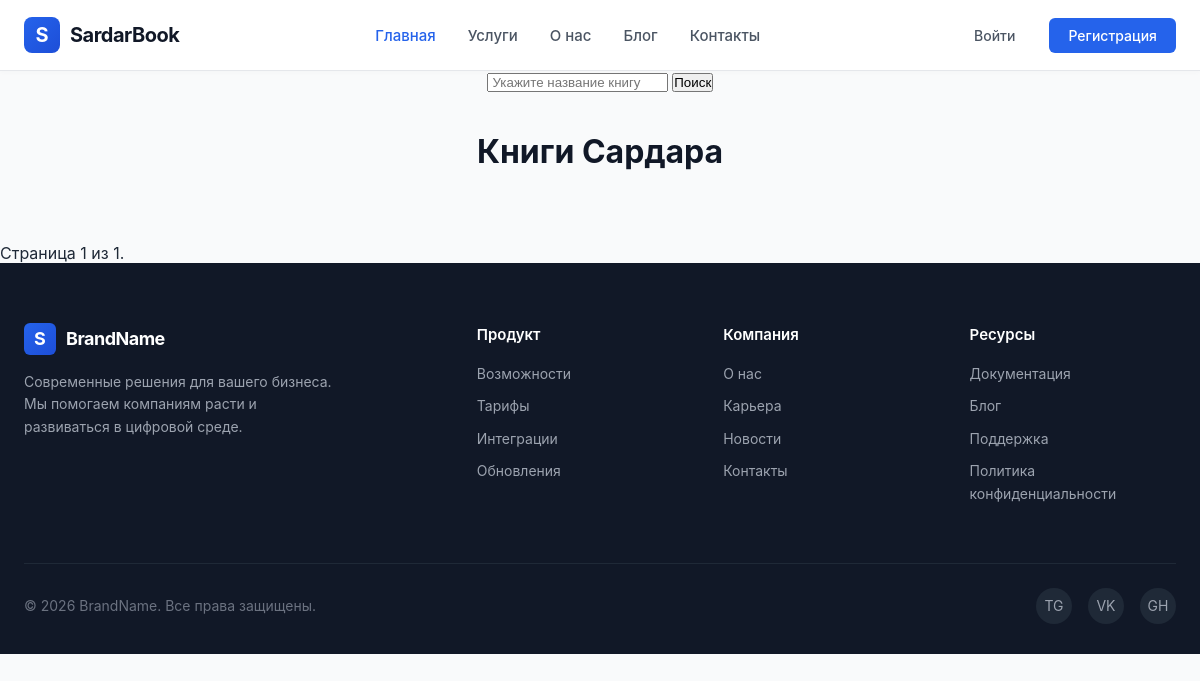
Page /book_list/ on the earlier database version.
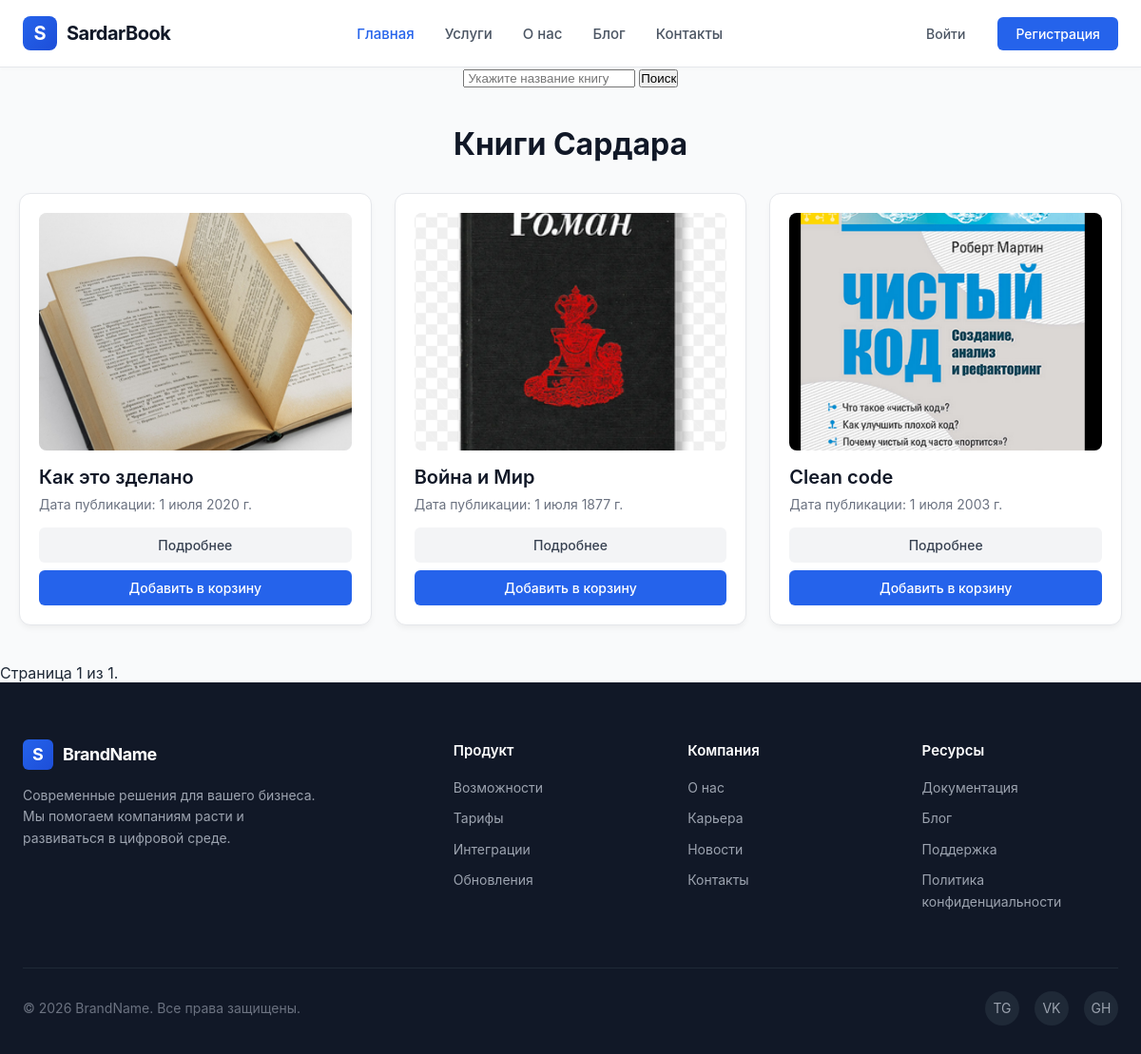
Same page on the later database version.
### book/models.py (models this page shows, shortened)
class Book(models.Model):
    image = models.ImageField(upload_to='books/', null=True, blank=True)
    title = models.CharField(max_length=200)
    author = models.CharField(max_length=150)
    genre = models.CharField(max_length=100)
    publisher = models.CharField(max_length=150)
    pages = models.PositiveIntegerField()
    price = models.DecimalField(max_digits=8, decimal_places=2)
    publication_date = models.DateField()
    description = models.TextField()
    views = models.PositiveIntegerField(default=0, null=True)

### book/views.py (the view)
# urls.py: path('book_list/', views.book_list_view),
def book_list_view(request):
    if request.method == 'GET':
        book_list = models.Book.objects.all().order_by('-id')
        paginator = Paginator(book_list, 3)
        page = request.GET.get('page')
        page_obj = paginator.get_page(page)
    return render(request, 'book_list.html', {'book_list': page_obj})

### templates/book_list.html (shortened to what this page needs)
{% include 'header.html' %}
<center>
<form action="/search/" method="GET">
    <input type="search" name="s" placeholder=" Укажите название книгу">
    <button type="submit">Поиск</button>
</form>
</center>
<main class="container">
    <h1 class="page-title">Книги Сардара</h1>
    <div class="book-grid">
        {% for i in book_list %}
        <article class="book-card">
            <div class="book-content">
                <div class="book-image-wrapper">
                    <img class="book-image" src="{{ i.image.url }}" alt="{{ i.title }}">
                </div>
                <h2 class="book-title">{{ i.title }}</h2>
                <p class="book-date">Дата публикации: {{ i.publication_date }}</p>
            </div>
            <div class="book-actions">
                <a href="/book_list/{{ i.id }}/" class="btn-detail">Подробнее</a>
                <a href="/basket/create/{{ i.id }}/" class="btn-cart">Добавить в корзину</a>
            </div>
        </article>
        {% endfor %}
    </div>
</main>
<div class="pagination">
        <span class="step-links">
            <span class="current">
                Страница {{ book_list.number }} из {{ book_list.paginator.num_pages }}.
            </span>
        </span>
    </div>
{% include 'footer.html' %}

### templates/header.html (shortened to what this page needs)
<!DOCTYPE html>
<html lang="ru">
<head>
</head>
<body>
    <header class="site-header">
        <div class="header-container">
            <a href="#" class="logo-area">
                <div class="logo-icon">S</div>
                <span class="logo-text">SardarBook</span>
            </a>
            <nav>
                <ul class="main-nav">
                    <li><a href="#" class="nav-link active">Главная</a></li>
                    <li><a href="#" class="nav-link">Услуги</a></li>
                    <li><a href="#" class="nav-link">О нас</a></li>
                    <li><a href="#" class="nav-link">Блог</a></li>
                    <li><a href="#" class="nav-link">Контакты</a></li>
                </ul>
            </nav>
            <div class="header-actions">
                <a href="#" class="btn btn-ghost">Войти</a>
                <a href="#" class="btn btn-primary">Регистрация</a>
            </div>
        </div>
    </header>
</body>
</html>

### templates/footer.html (shortened to what this page needs)
<!DOCTYPE html>
<html lang="ru">
<head>
</head>
<body>
    <footer class="site-footer">
        <div class="footer-container">
            <div class="footer-top">
                <div class="footer-brand">
                    <a href="#" class="logo-area">
                        <div class="logo-icon">S</div>
                        <span class="logo-text">BrandName</span>
                    </a>
                    <p class="brand-description">
                        Современные решения для вашего бизнеса. Мы помогаем компаниям расти и развиваться в цифровой среде.
                    </p>
                </div>
                <div>
                    <h4 class="footer-column-title">Продукт</h4>
                    <ul class="footer-links">
                        <li><a href="#" class="footer-link">Возможности</a></li>
                        <li><a href="#" class="footer-link">Тарифы</a></li>
                        <li><a href="#" class="footer-link">Интеграции</a></li>
                        <li><a href="#" class="footer-link">Обновления</a></li>
                    </ul>
                </div>
                <div>
                    <h4 class="footer-column-title">Компания</h4>
                    <ul class="footer-links">
                        <li><a href="#" class="footer-link">О нас</a></li>
                        <li><a href="#" class="footer-link">Карьера</a></li>
                        <li><a href="#" class="footer-link">Новости</a></li>
                        <li><a href="#" class="footer-link">Контакты</a></li>
                    </ul>
                </div>
                <div>
                    <h4 class="footer-column-title">Ресурсы</h4>
                    <ul class="footer-links">
                        <li><a href="#" class="footer-link">Документация</a></li>
                        <li><a href="#" class="footer-link">Блог</a></li>
                        <li><a href="#" class="footer-link">Поддержка</a></li>
                        <li><a href="#" class="footer-link">Политика конфиденциальности</a></li>
                    </ul>
                </div>
            </div>
            <div class="footer-bottom">
                <div class="copyright">
                    &copy; 2026 BrandName. Все права защищены.
                </div>
                <div class="social-links">
                    <a href="#" class="social-icon" aria-label="Telegram">TG</a>
                    <a href="#" class="social-icon" aria-label="VK">VK</a>
                    <a href="#" class="social-icon" aria-label="GitHub">GH</a>
                </div>
            </div>
        </div>
    </footer>
</body>
</html>

### templates/header.html (style rules this page uses)
* { box-sizing: border-box; margin: 0; padding: 0; }
.site-header { font-family: -apple-system, BlinkMacSystemFont, "Segoe UI", Roboto, "Helvetica Neue", Arial, sans-serif; background-color: #ffffff; border-bottom: 1px solid #e5e7eb; box-shadow: 0 2px 4px rgba(0, 0, 0, 0.02); position: sticky; top: 0; z-index: 1000; }
.header-container { max-width: 1200px; margin: 0 auto; padding: 0 24px; height: 70px; display: flex; align-items: center; justify-content: space-between; }
.logo-area { display: flex; align-items: center; gap: 10px; text-decoration: none; color: #111827; }
.logo-icon { width: 36px; height: 36px; background: linear-gradient(135deg, #2563eb, #1d4ed8); border-radius: 8px; display: flex; align-items: center; justify-content: center; color: #ffffff; font-weight: bold; font-size: 20px; }
.logo-text { font-size: 20px; font-weight: 700; letter-spacing: -0.5px; }
.main-nav { display: flex; align-items: center; gap: 32px; list-style: none; }
.nav-link { text-decoration: none; color: #4b5563; font-size: 15px; font-weight: 500; transition: color 0.2s ease; }
.nav-link:hover, .nav-link.active { color: #2563eb; }
.header-actions { display: flex; align-items: center; gap: 16px; }
.btn { display: inline-flex; align-items: center; justify-content: center; padding: 8px 18px; border-radius: 6px; font-size: 14px; font-weight: 500; text-decoration: none; transition: all 0.2s ease; cursor: pointer; }
.btn-ghost { color: #4b5563; background: transparent; }
.btn-primary { background-color: #2563eb; color: #ffffff; border: 1px solid transparent; }

### templates/book_list.html (style rules this page uses)
body { font-family: -apple-system, BlinkMacSystemFont, "Segoe UI", Roboto, "Helvetica Neue", Arial, sans-serif; background-color: #f9fafb; color: #1f2937; margin: 0; padding: 0; }
.container { max-width: 1200px; margin: 0 auto; padding: 40px 20px; }
.page-title { font-size: 2rem; font-weight: 700; text-align: center; margin-bottom: 32px; color: #111827; }
.book-grid { display: grid; grid-template-columns: repeat(auto-fill, minmax(280px, 1fr)); gap: 24px; }
.book-card { background: #ffffff; border-radius: 12px; border: 1px solid #e5e7eb; padding: 20px; display: flex; flex-direction: column; justify-content: space-between; box-shadow: 0 4px 6px -1px rgba(0, 0, 0, 0.05); transition: transform 0.2s ease, box-shadow 0.2s ease; }
.book-image-wrapper { width: 100%; height: 250px; overflow: hidden; border-radius: 8px; margin-bottom: 16px; background-color: #f3f4f6; }
.book-image { width: 100%; height: 100%; object-fit: cover; }
.book-title { font-size: 1.25rem; font-weight: 600; margin: 0 0 8px 0; color: #111827; }
.book-date { font-size: 0.875rem; color: #6b7280; margin: 0 0 16px 0; }
.book-actions { display: flex; flex-direction: column; gap: 8px; margin-top: auto; }
.btn-detail, .btn-cart { display: block; text-align: center; padding: 10px 16px; border-radius: 6px; font-size: 0.875rem; font-weight: 500; text-decoration: none; transition: background-color 0.2s ease; }
.btn-detail { background-color: #f3f4f6; color: #374151; }
.btn-cart { background-color: #2563eb; color: #ffffff; }

Differences in the rows shown:
added Book: image (picture), title "Как это зделано", publication_date "1 июля 2020 г."
added Book: image (picture), title "Война и Мир", publication_date "1 июля 1877 г."
added Book: image (picture), title "Clean code", publication_date "1 июля 2003 г."
